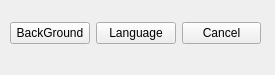
<?xml version="1.0" encoding="UTF-8"?>
<ui version="4.0">
 <class>Setting</class>
 <widget class="QWidget" name="Setting">
  <property name="geometry">
   <rect>
    <x>0</x>
    <y>0</y>
    <width>275</width>
    <height>75</height>
   </rect>
  </property>
  <property name="minimumSize">
   <size>
    <width>275</width>
    <height>75</height>
   </size>
  </property>
  <property name="maximumSize">
   <size>
    <width>275</width>
    <height>75</height>
   </size>
  </property>
  <property name="windowTitle">
   <string>Form</string>
  </property>
  <widget class="QWidget" name="layoutWidget">
   <property name="geometry">
    <rect>
     <x>10</x>
     <y>20</y>
     <width>251</width>
     <height>26</height>
    </rect>
   </property>
   <layout class="QHBoxLayout" name="horizontalLayout">
    <item>
     <widget class="QPushButton" name="BackGroundButton">
      <property name="text">
       <string>BackGround</string>
      </property>
     </widget>
    </item>
    <item>
     <widget class="QPushButton" name="LanguageButton">
      <property name="text">
       <string>Language</string>
      </property>
     </widget>
    </item>
    <item>
     <widget class="QPushButton" name="CancelButton">
      <property name="text">
       <string>Cancel</string>
      </property>
     </widget>
    </item>
   </layout>
  </widget>
 </widget>
 <resources/>
 <connections/>
</ui>
